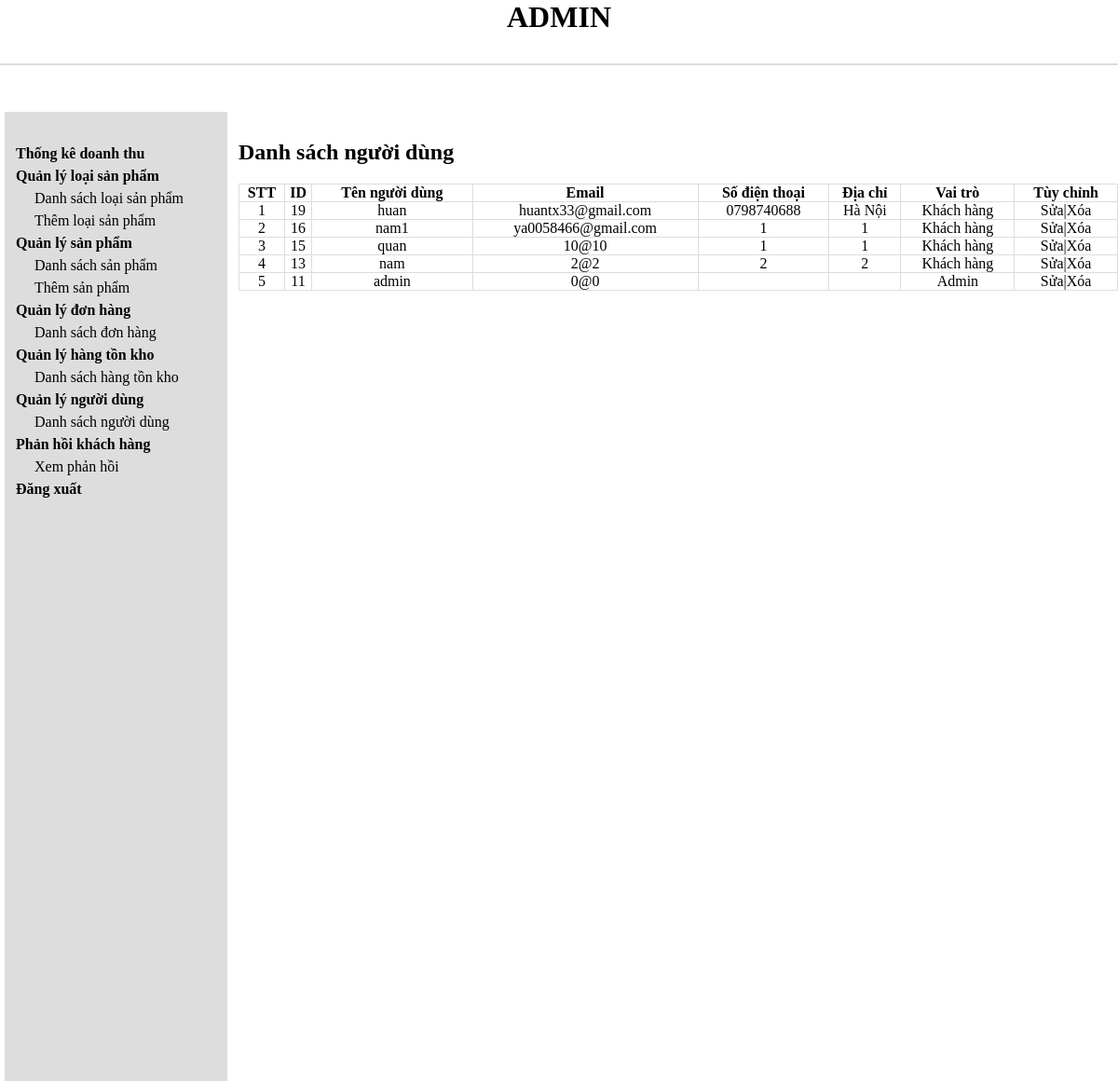
Before: /user/userlist.php (signed in) with the older database file.
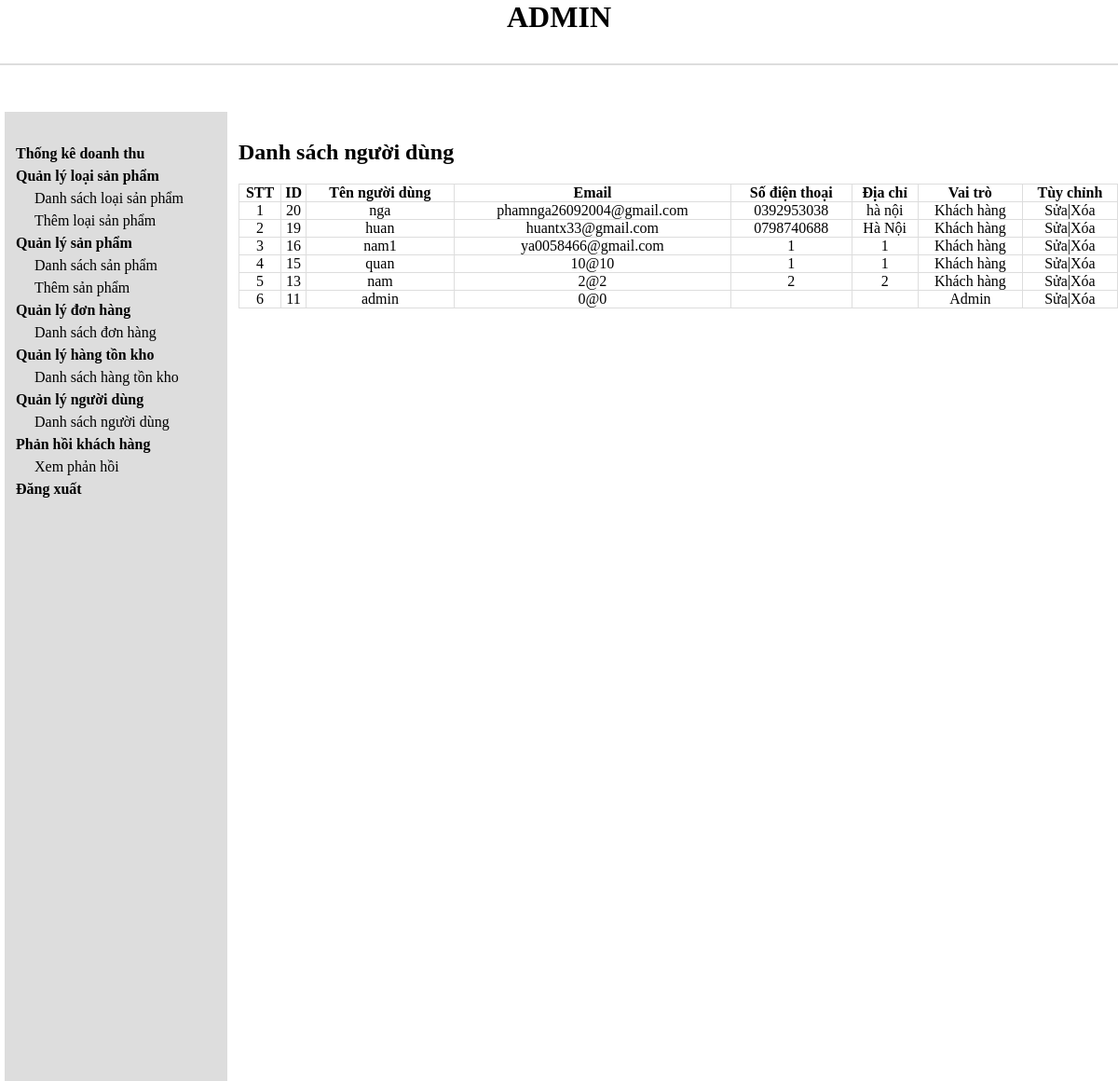
After: the same page with the newer database file.
### tables this page shows
CREATE TABLE `users` (
  `user_id` int(11) NOT NULL,
  `user` varchar(255) NOT NULL,
  `email` varchar(255) NOT NULL,
  `pass` varchar(255) NOT NULL,
  `created_at` timestamp NOT NULL DEFAULT current_timestamp(),
  `role` tinyint(1) NOT NULL DEFAULT 0,
  `address` varchar(200) NOT NULL,
  `phone` varchar(20) NOT NULL
);

### database/database.php (called while the page is built, shortened)
<?php
class Database {
    private $host = "localhost";
    private $user = "root";
    private $pass = "";
    private $dbname = "clothing_store";
    public $conn;
    public function connect() {
        $this->conn = new mysqli($this->host, $this->user, $this->pass, $this->dbname);
    }
    public function select($query) {
        $result = $this->conn->query($query) or
        die($this->conn->error . __LINE__);
        if ($result->num_rows > 0) {
            return $result;
        } else {
            return false;
        }
    }
}
?>

### class/user_class.php (called while the page is built, shortened)
<?php
include "../database/database.php";
?>
<?php
class user
{
    private $db;
    public function __construct()
    {
        $this->db = new Database;
    }
    public function show_user()
    {
        $query = "SELECT * FROM users ORDER BY user_id DESC";
        $result = $this->db->select($query);
        return $result;
    }
}
?>

### user/userlist.php (the view)
<?php
include "../database/header.php";
include '../database/sidebar.php';
include "../class/user_class.php";
?>
<?php
    $user = new user;
    $show_user = $user->show_user();
?>
        <div class="admin-content-right">
            <div class="admin-content-right-cartegory_list">
                <h1>Danh sách người dùng</h1>
                    <table>
                        <tr>
                            <th>STT</th>
                            <th>ID</th>
                            <th>Tên người dùng</th>
                            <th>Email</th>
                            <th>Số điện thoại</th>
                            <th>Địa chỉ</th>
                            <th>Vai trò</th>
                            <th>Tùy chỉnh</th>
                        </tr>
                        <?php
                        if($show_user){$i=0;
                            while($result = $show_user->fetch_assoc()) {$i++;
                        ?>
                        <tr>
                            <td><?php echo $i ?></td>
                            <td><?php echo $result['user_id']?></td>
                            <td><?php echo $result['user']?></td>
                            <td><?php echo $result['email']?></td>
                            <td><?php echo $result['phone']?></td>
                            <td><?php echo $result['address']?></td>
                            <td><?php if ($result['role'] == 0 ){
                                    echo "Khách hàng"; }
                                    else { echo "Admin"; } ?>
                            </td>
                            <td><a href="useredit.php?id=<?php echo $result['user_id'] ?>">Sửa</a>|<a href="userdelete.php?id=<?php echo $result['user_id'] ?>">Xóa</a></td>
                        </tr><?php
                    }
                }
                    ?>
                    </table>
            </div>
        </div>
</body>
</html>

### database/header.php (shortened to what this page needs)
<!DOCTYPE html>
<html lang="en">
<head>
    <link rel="stylesheet" href="../styles_admin.css">
<body>
   <header>
    <h1>ADMIN</h1>
   </header>

### database/sidebar.php (shortened to what this page needs)
<section class="admin-content">
        <div class="admin-content-left">
            <ul>
                <li><a href="../thongke/index.php">Thống kê doanh thu</a></li>
                <li class="has-submenu">
                    <a href="">Quản lý loại sản phẩm</a>
                    <ul class="submenu">
                        <li><a href="../loaisanpham/brandlist.php">Danh sách loại sản phẩm</a></li>
                        <li><a href="../loaisanpham/brandadd.php">Thêm loại sản phẩm</a></li>
                    </ul>
                </li>
                <li class="has-submenu">
                    <a href="">Quản lý sản phẩm</a>
                    <ul class="submenu">
                        <li><a href="../sanpham/productlist.php">Danh sách sản phẩm</a></li>
                        <li><a href="../sanpham/productadd.php">Thêm sản phẩm</a></li>
                    </ul>
                </li>
                <li class="has-submenu">
                    <a href="">Quản lý đơn hàng</a>
                    <ul class="submenu">
                        <li><a href="../donhang/cartlist.php">Danh sách đơn hàng</a></li>
                    </ul>
                </li>
                <li class="has-submenu">
                    <a href="">Quản lý hàng tồn kho</a>
                    <ul class="submenu">
                        <li><a href="../hangtonkho/product_quantitylist.php">Danh sách hàng tồn kho</a></li>
                    </ul>
                </li>
                <li class="has-submenu">
                    <a href="">Quản lý người dùng</a>
                    <ul class="submenu">
                        <li><a href="../user/userlist.php">Danh sách người dùng</a></li>
                    </ul>
                </li>
                    <li class="has-submenu">
                    <a href="">Phản hồi khách hàng</a>
                    <ul class="submenu">
                        <li><a href="../feedback/feedback.php">Xem phản hồi</a></li>
                    </ul>
                </li>
                <li><a href="../login/login.php?act=logout" onclick="return confirm('Bạn có chắc chắn muốn đăng xuất không?')">Đăng xuất</a></li>
            </ul>
        </div>

### styles_admin.css (style rules this page uses)
* { margin: 0; padding: 0; box-sizing: border-box; color: black; outline: none; }
a { text-decoration: none; }
ul { list-style: none; }
header { height: 70px; width: 100vw; border-bottom: 2px solid #ddd; text-align: center; }
.admin-content { padding-top: 50px; display: flex; }
.admin-content-left { margin-left: 5px; background-color: #ddd; width: 20%; height: 130vh; padding: 30px 0 0 12px; }
.admin-content-left > ul> li> a { font-weight: bold; }
.admin-content-left ul li { margin: 6px 0; }
.admin-content-left ul ul { margin-left: 20px; }
.admin-content-right { width: 80%; padding: 30px 0 0 12px; display: grid; }
.admin-content-right-cartegory_list table { width: 100%; text-align: center; margin-top: 20px; }
.admin-content-right-cartegory_list table tr th,td { border: 1px solid #dddddd; }
table { border-collapse: collapse; }

Changed rows visible on the page:
added users: user_id "20", user "nga", email "phamnga26092004@gmail.com", phone "0392953038", address "hà nội", role "Khách hàng"
